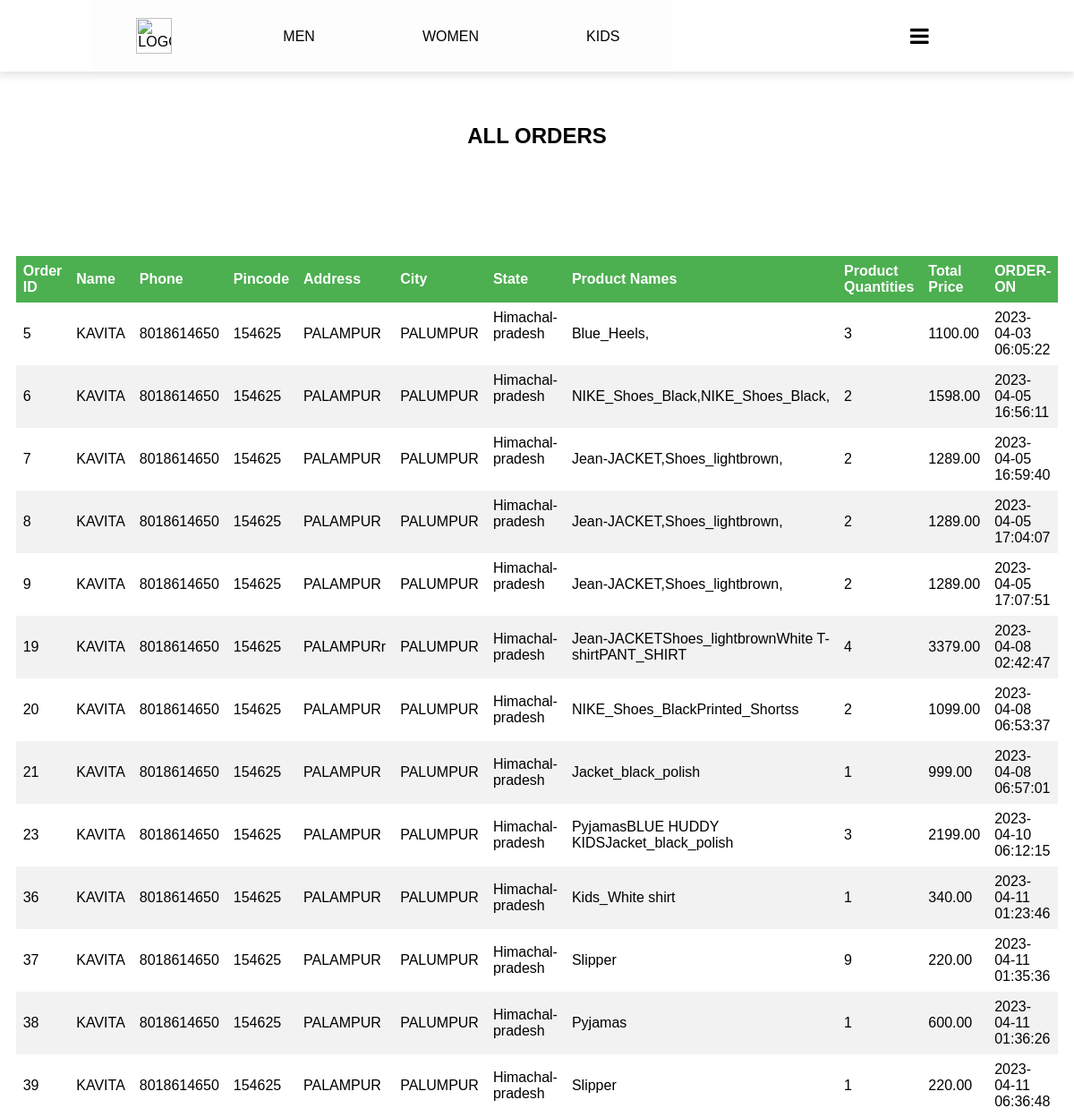
/my_orders.php (signed in), run on the app's committed database.
### tables this page shows
CREATE TABLE `orders` (
  `order_id` int NOT NULL,
  `u_id` int DEFAULT NULL,
  `name` varchar(255) NOT NULL,
  `phone` varchar(255) NOT NULL,
  `pincode` varchar(10) NOT NULL,
  `address` varchar(255) NOT NULL,
  `city` varchar(255) NOT NULL,
  `state` varchar(255) NOT NULL,
  `product_names` text NOT NULL,
  `product_quantities` text NOT NULL,
  `total_price` decimal(10,2) NOT NULL,
  `created_at` timestamp NULL DEFAULT CURRENT_TIMESTAMP
);

### my_orders.php (the view, shortened to what this page needs)
<?php
@include 'navigationbar.php';
?>
<!DOCTYPE html>
<html lang="en">
<head>
  <link rel="stylesheet" href="style/myntra.css">
  <link rel="stylesheet" href="style/admin_style.css">
  <link rel="stylesheet" href="https://cdnjs.cloudflare.com/ajax/libs/font-awesome/4.7.0/css/font-awesome.min.css">
</head>
<body>
  <table class="margin-top_table">
    <h2 class=' margin-top_table'> ALL ORDERS </h2>
    <thead>
      <tr>
        <th>Order ID</th>
        <th>Name</th>
        <th>Phone</th>
        <th>Pincode</th>
        <th>Address</th>
        <th>City</th>
        <th>State</th>
        <th>Product Names</th>
        <th>Product Quantities</th>
        <th>Total Price</th>
        <th>ORDER-ON</th>
      </tr>
    </thead>
    <tbody>
      <?php
      $sql = "SELECT * FROM orders WHERE u_id = '$u_id'";
      $result = mysqli_query($conn, $sql);
      if (mysqli_num_rows($result) > 0) {
        while ($row = mysqli_fetch_assoc($result)) {
          echo "<tr>";
          echo "<td>" . $row["order_id"] . "</td>";
          echo "<td>" . $row["name"] . "</td>";
          echo "<td>" . $row["phone"] . "</td>";
          echo "<td>" . $row["pincode"] . "</td>";
          echo "<td>" . $row["address"] . "</td>";
          echo "<td>" . $row["city"] . "</td>";
          echo "<td>" . $row["state"] . "</td>";
          echo "<td>" . $row["product_names"] . "</td>";
          echo "<td>" . $row["product_quantities"] . "</td>";
          echo "<td>" . $row["total_price"] . "</td>";
          echo "<td>" . $row["created_at"] . "</td>";
        }
      } else {
        echo "<tr><td colspan='13'>No orders found</td></tr>";
      }
      ?>
    </tbody>
  </table>
</body>
</html>

### navigationbar.php (shortened to what this page needs)
<!DOCTYPE html>
<html lang="en">
<head>
  <link rel="stylesheet" href="style/myntra.css">
  <link rel="stylesheet" href="https://cdnjs.cloudflare.com/ajax/libs/font-awesome/4.7.0/css/font-awesome.min.css">
</head>
<body>
  <header>
    <nav>
      <div class="container1">
        <div class="container0">
          <div class="logoimgdiv">
            <a href="logout.php"><img class="logoimg"
                src="https://encrypted-tbn0.gstatic.com/images?q=tbn:ANd9GcQ-eqlSHJPKwe1riVNwVsJh_2e6KsKBmEmOX87ht807tQ&s"
                alt="LOGO"></a>
          </div>
          <div class="green">
            <a class="link greendrop" href="men.php">MEN</a>
          </div>
          <div class="yellow">
            <a class='link yellowdrop ' href="women.php">WOMEN</a>
          </div>
          <div class="orange">
            <a class='link orangedrop' href="kids.php">KIDS</a>
          </div>
        </div>
        <div class="hiddencontainer">
          <i class="fa fa-bars"></i>
        </div>
            <?php
            $u_id = $_SESSION['u_id'];
            ?>
      </div>
    </nav>
  </header>
</body>
</html>

### style/myntra.css (style rules this page uses)
* { margin: 0%; box-sizing: border-box; font-family: Verdana, sans-serif; }
nav { width: 100%; background: white; position: fixed; top: 0; box-shadow: 0px 2px 9px 2px rgb(226, 226, 226); z-index: 2; }
.logoimgdiv { margin:auto 50px; }
.link { padding: 32px 60px; height: 80px; display: inline-block; }
a { text-decoration: none; color: black; }
.container1 { height:80px; display:flex; justify-content:space-around; align-items:center; }
.container0 { background-color:rgb(253 253 253); height:80px; display:flex; justify-content:space-around; align-items:center; }
.hiddencontainer { display:none; }
@media only screen and (max-width: 1482px) { .hiddencontainer { display:block; padding: 30px 60px; font-size:x-large; } }
.logoimg { width:40px; margin-right:14px; }
h2 { margin: 60px 30px; }

### style/admin_style.css (style rules this page uses)
* { margin:0; padding:0; }
table { border-collapse: collapse; width: 70%; margin: 0px auto; }
h2 { width: 60%; margin:60px auto; text-align: center; }
th, td { text-align: left; padding: 8px; }
tr:nth-child(even) { background-color: #f2f2f2; }
th { background-color: #4CAF50; color: white; }
.margin-top_table { margin-top:120px; }

### data on the page
orders: order_id "5", name "KAVITA", phone "8018614650", pincode "154625", address "PALAMPUR", city "PALUMPUR", state "Himachal-pradesh", product_names "Blue_Heels,", product_quantities "3", total_price "1100.00", created_at "2023-04-03 06:05:22"
orders: order_id "6", name "KAVITA", phone "8018614650", pincode "154625", address "PALAMPUR", city "PALUMPUR", state "Himachal-pradesh", product_names "NIKE_Shoes_Black,NIKE_Shoes_Black,", product_quantities "2", total_price "1598.00", created_at "2023-04-05 16:56:11"
orders: order_id "7", name "KAVITA", phone "8018614650", pincode "154625", address "PALAMPUR", city "PALUMPUR", state "Himachal-pradesh", product_names "Jean-JACKET,Shoes_lightbrown,", product_quantities "2", total_price "1289.00", created_at "2023-04-05 16:59:40"
orders: order_id "8", name "KAVITA", phone "8018614650", pincode "154625", address "PALAMPUR", city "PALUMPUR", state "Himachal-pradesh", product_names "Jean-JACKET,Shoes_lightbrown,", product_quantities "2", total_price "1289.00", created_at "2023-04-05 17:04:07"
orders: order_id "9", name "KAVITA", phone "8018614650", pincode "154625", address "PALAMPUR", city "PALUMPUR", state "Himachal-pradesh", product_names "Jean-JACKET,Shoes_lightbrown,", product_quantities "2", total_price "1289.00", created_at "2023-04-05 17:07:51"
orders: order_id "19", name "KAVITA", phone "8018614650", pincode "154625", address "PALAMPURr", city "PALUMPUR", state "Himachal-pradesh", product_names "Jean-JACKETShoes_lightbrownWhite T-shirtPANT_SHIRT", product_quantities "4", total_price "3379.00", created_at "2023-04-08 02:42:47"
orders: order_id "20", name "KAVITA", phone "8018614650", pincode "154625", address "PALAMPUR", city "PALUMPUR", state "Himachal-pradesh", product_names "NIKE_Shoes_BlackPrinted_Shortss", product_quantities "2", total_price "1099.00", created_at "2023-04-08 06:53:37"
orders: order_id "21", name "KAVITA", phone "8018614650", pincode "154625", address "PALAMPUR", city "PALUMPUR", state "Himachal-pradesh", product_names "Jacket_black_polish", product_quantities "1", total_price "999.00", created_at "2023-04-08 06:57:01"
orders: order_id "23", name "KAVITA", phone "8018614650", pincode "154625", address "PALAMPUR", city "PALUMPUR", state "Himachal-pradesh", product_names "PyjamasBLUE HUDDY KIDSJacket_black_polish", product_quantities "3", total_price "2199.00", created_at "2023-04-10 06:12:15"
orders: order_id "36", name "KAVITA", phone "8018614650", pincode "154625", address "PALAMPUR", city "PALUMPUR", state "Himachal-pradesh", product_names "Kids_White shirt", product_quantities "1", total_price "340.00", created_at "2023-04-11 01:23:46"
orders: order_id "37", name "KAVITA", phone "8018614650", pincode "154625", address "PALAMPUR", city "PALUMPUR", state "Himachal-pradesh", product_names "Slipper", product_quantities "9", total_price "220.00", created_at "2023-04-11 01:35:36"
orders: order_id "38", name "KAVITA", phone "8018614650", pincode "154625", address "PALAMPUR", city "PALUMPUR", state "Himachal-pradesh", product_names "Pyjamas", product_quantities "1", total_price "600.00", created_at "2023-04-11 01:36:26"
orders: order_id "39", name "KAVITA", phone "8018614650", pincode "154625", address "PALAMPUR", city "PALUMPUR", state "Himachal-pradesh", product_names "Slipper", product_quantities "1", total_price "220.00", created_at "2023-04-11 06:36:48"
